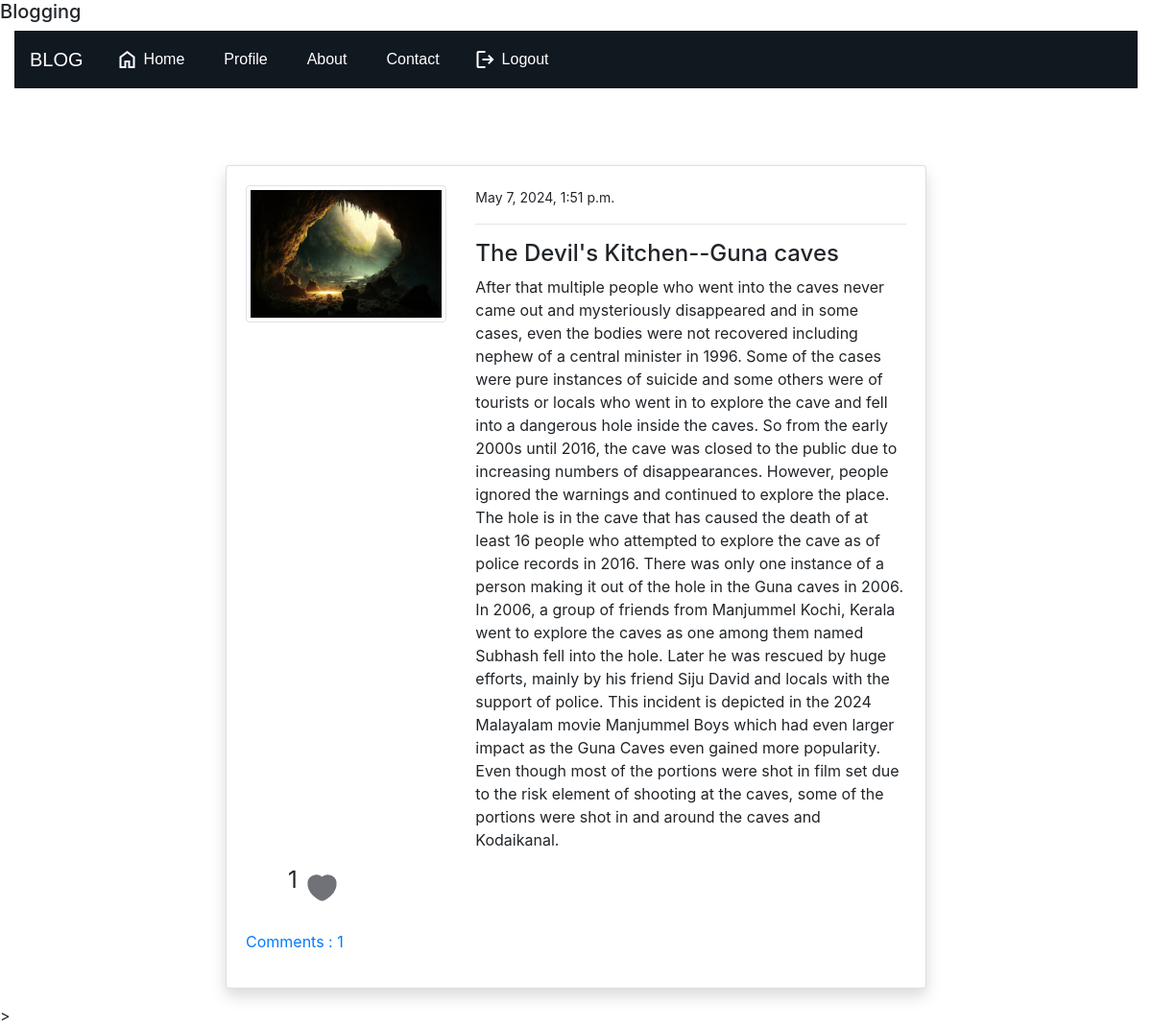
The app's page /post-details/16/ (signed in) with its own data.
### blog/models.py (models this page shows, shortened)
class PostModel(models.Model):
    title = models.CharField(max_length = 100)
    content = models.TextField()
    author = models.ForeignKey(User, on_delete=models.CASCADE)
    date_create = models.DateTimeField(auto_now_add=True)
    likes = models.ManyToManyField(User, related_name='post')
    class Meta:
        ordering = ('-date_create',)
    def comment_count(self):
        return self.comment_set.all().count()#comment_set all is keyword
    def comment(self):
        return self.comment_set.all() #display only comments

class ProfileModel(models.Model):
    user = models.OneToOneField(User, on_delete=models.CASCADE)
    city = models.CharField(max_length=100,default='Unknown')
    image = models.ImageField(upload_to='profile_images/', default='media\default.jpg', null=True, blank=True)

### blog/views.py (the view)
# urls.py: path('post-details/<int:pk>/',views.post_detail,name='blog-post-details'),
@login_required(login_url='login')
def post_detail(request, pk):
    msg = False
    if request.user.is_authenticated:
        user = request.user
        post = PostModel.objects.get(id=pk)
        if post.likes.filter(id=user.id).exists():
            msg=True
    post = PostModel.objects.get(id=pk) #this pk grabs all the content in the posts detials and we can acces through this
    if request.method == 'POST':
        if request.user.is_authenticated:
            user = request.user
            if post.likes.filter(id=user.id).exists():
                post.likes.remove(user)
                msg= False
            else :
                post.likes.add(user)
                msg = True
        c_form = CommentForm(request.POST)
        if c_form.is_valid():
            instance =  c_form.save(commit=False)
            instance.user = request.user
            instance.post = post
            instance.save()
            return redirect('blog-post-details', pk=post.id)
    else :
        post = PostModel.objects.get(id=pk)
        c_form = CommentForm()
    context = {
        'post' : post,
        'c_form':c_form,
        'msg':msg
    }
    return render(request,'blog/post_details.html',context)

### templates/blog/post_details.html (shortened to what this page needs)
{% extends 'partials/base.html' %}
{% block content %}
<div class="container">
    <div class="row mt-5 pt-3">
        <div class="col-md-8 offset-md-2">
            <div class="card my-3 shadow">
                <div class="card-body">
                    <div class="row">
                        <div class="col-md-4">
                          {% if post.author.profilemodel.image %}
    <img class="img-thumbnail" src="{{ post.author.profilemodel.image.url }}" alt="profile-img">
{% else %}
<img  class="img-thumbnail" src="media\default.jpg" alt="profile-img">
    <p>No image available</p>
{% endif %}
                        </div>
                        <div class="col-md-8">
                          <small>{{ post.date_create }}</small>
                          <hr>
                            <h4>{{ post.title }}</h4>
                            <p>
                                {{post.content}}
                            </p>
                        </div>
                    </div>
                    <div class="comment-react">
                      <p class=""num-of-likes>{{post.likes.count}}</p>
                      <form action="" method="post">
                        {% if msg %}
                        <button>
                          <svg
                            xmlns="http://www.w3.org/2000/svg"
                            width="22"
                            height="22"
                            viewBox="0 0 24 24"
                            fill="none"
                          >
                            <path
                              d="M19.4626 3.99415C16.7809 2.34923 14.4404 3.01211 13.0344 4.06801C12.4578 4.50096 12.1696 4.71743 12 4.71743C11.8304 4.71743 11.5422 4.50096 10.9656 4.06801C9.55962 3.01211 7.21909 2.34923 4.53744 3.99415C1.01807 6.15294 0.221721 13.2749 8.33953 19.2834C9.88572 20.4278 10.6588 21 12 21C13.3412 21 14.1143 20.4278 15.6605 19.2834C23.7783 13.2749 22.9819 6.15294 19.4626 3.99415Z"
                              stroke="#707277"
                              stroke-width="2"
                              stroke-linecap="round"
                              fill="#707277"
                            ></path>
                          </svg>
                        </button>
                          {% else %}
                          <button>
                          </button>
                        {% endif %}</form>
                    </div>
                    <p class="mt-3">
                        <a class="" data-toggle="collapse" href="#collapseExample" role="button" aria-expanded="false" aria-controls="collapseExample">
                          Comments : {{ post.comment_count }}
                        </a>
                      </p>
                </div>
            </div>
        </div>
    </div>
</div>
{% endblock %}

### templates/blog/post_details.html (style rules this page uses)
.comment-react { margin: 0; display: flex; justify-content: center; padding: 5px; border-radius: 5px; scale: 1.5; width: 50px; margin-left: 50px; }
.comment-react button { width: 35px; height: 35px; position: relative; display: flex; align-items: center; justify-content: center; background-color: transparent; border: 0; outline: none; }
.comment-react button:after { content: ""; width: 40px; height: 40px; position: absolute; left: -3px; top: -3px; background-color: #f5356e; border-radius: 50%; z-index: 0; transform: scale(0); }
.comment-react button svg { position: relative; z-index: 9; }

### records on screen
PostModel: author.profilemodel.image (picture), date_create "May 7, 2024, 1:51 p.m.", title "The Devil's Kitchen--Guna caves", content "After that multiple people who went into the caves never came out and mysteriously disappeared and in some cases, even the bodies were not recovered including nephew of a central minister in 1996. Some of the cases were pure instances of suicide and some others were of tourists or locals who went in to explore the cave and fell into a dangerous hole inside the caves. So from the early 2000s until 2016, the cave was closed to the public due to increasing numbers of disappearances. However, people ignored the warnings and continued to explore the place. The hole is in the cave that has caused the death of at least 16 people who attempted to explore the cave as of police records in 2016. There…", likes.count "1", comment_count "1"
